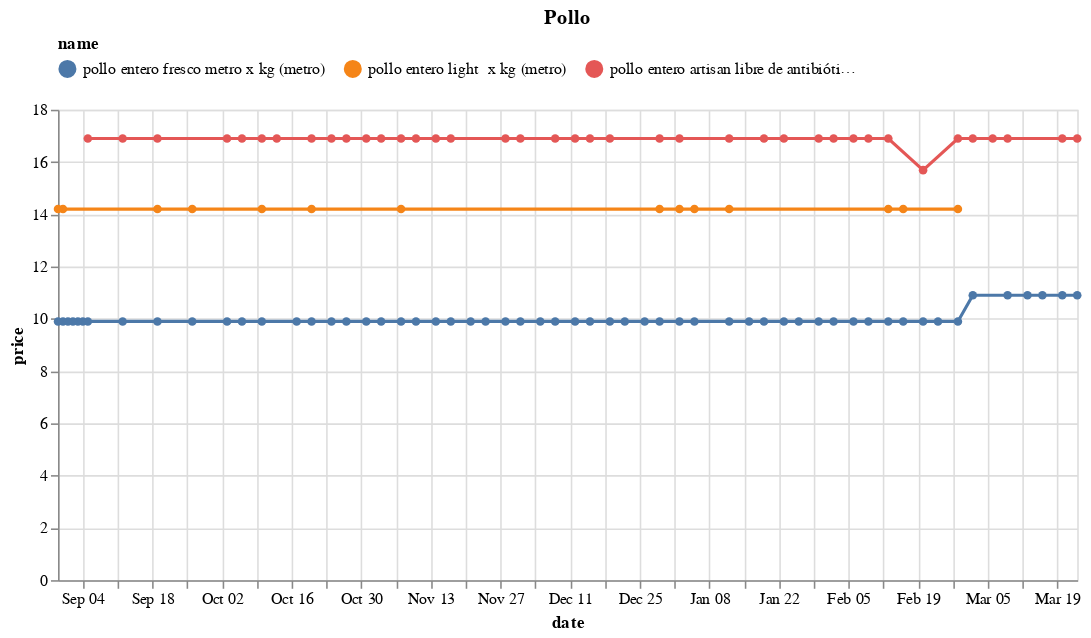

The code cell stored with this chart in its notebook:
### Code cell
(df
 .loc[df.name.isin(names)]
 .pipe(alt.Chart)
 .mark_line(point=True)
 .encode(x='date', y='price', color='name', tooltip=['name','price'])
 .properties(width=650, title='Pollo')
 .configure_legend(orient='top', columns=3)
)

### Figure 1 — Vega-Lite specification as saved in the notebook (floating-point values rounded to 4 significant figures)
{"config": {"view": {"continuousWidth": 400, "continuousHeight": 300}, "legend": {"columns": 3, "orient": "top"}}, "data": {"name": "data-1ea9f2a2ccf6f63760ea9245736ff445"}, "mark": {"type": "line", "point": true}, "encoding": {"color": {"field": "name", "type": "nominal"}, "tooltip": [{"field": "name", "type": "nominal"}, {"field": "price", "type": "quantitative"}], "x": {"field": "date", "type": "temporal"}, "y": {"field": "price", "type": "quantitative"}}, "title": "Pollo", "width": 650, "$schema": "https://vega.github.io/schema/vega-lite/v4.17.0.json", "datasets": {"data-1ea9f2a2ccf6f63760ea9245736ff445": [{"brand": "Metro", "uri": "https://www.metro.pe/pollo-entero-fresco-metro-x-kg-26334/p", "name": "pollo entero fresco metro x kg (metro)", "price": 9.9, "category": "https://www.metro.pe/carnes-aves-y-pescados/aves-y-huevos/pollo-entero", "store": "metro", "date": "2022-10-17T00:00:00", "sku": 35350}, {"brand": "Metro", "uri": "https://www.metro.pe/pollo-entero-fresco-metro-x-kg-26334/p", "name": "pollo entero fresco metro x kg (metro)", "price": 9.9, "category": "https://www.metro.pe/carnes-aves-y-pescados/aves-y-huevos/pollo-entero", "store": "metro", "date": "2023-01-30T00:00:00", "sku": 35350}, {"brand": "ARTISAN", "uri": "https://www.plazavea.com.pe/pollo-entero-artisan-libre-de-antibioticos-x-kg/p", "name": "pollo entero artisan libre de antibióticos x kg (plaza_vea)", "price": 16.9, "category": "https://www.plazavea.com.pe/carnes-aves-y-pescados", "store": "plaza_vea", "date": "2023-01-23T00:00:00", "sku": 10171146}, {"brand": "Metro", "uri": "https://www.metro.pe/pollo-entero-fresco-metro-x-kg-26334/p", "name": "pollo entero fresco metro x kg (metro)", "price": 10.9, "category": "https://www.metro.pe/carnes-aves-y-pescados/aves-y-huevos/pollo-entero", "store": "metro", "date": "2023-03-13T00:00:00", "sku": 35350}, {"brand": "Metro", "uri": "https://www.metro.pe/pollo-entero-fresco-metro-x-kg-26334/p", "name": "pollo entero fresco metro x kg (metro)", "price": 9.9, "category": "https://www.metro.pe/carnes-aves-y-pescados/aves-y-huevos/pollo-entero", "store": "metro", "date": "2022-12-12T00:00:00", "sku": 35350}, {"brand": "Metro", "uri": "https://www.metro.pe/pollo-entero-fresco-metro-x-kg-26334/p", "name": "pollo entero fresco metro x kg (metro)", "price": 9.9, "category": "https://www.metro.pe/carnes-aves-y-pescados/aves-y-huevos/pollo-entero", "store": "metro", "date": "2022-09-12T00:00:00", "sku": 35350}, {"brand": "Genérico", "uri": "https://www.metro.pe/pollo-entero-light-x-kg-227878/p", "name": "pollo entero light  x kg (metro)", "price": 14.2, "category": "https://www.metro.pe/carnes-aves-y-pescados/aves-y-huevos/pollo-entero", "store": "metro", "date": "2022-09-26T00:00:00", "sku": 3846}, {"brand": "Metro", "uri": "https://www.metro.pe/pollo-entero-fresco-metro-x-kg-26334/p", "name": "pollo entero fresco metro x kg (metro)", "price": 9.9, "category": "https://www.metro.pe/carnes-aves-y-pescados/aves-y-huevos/pollo-entero", "store": "metro", "date": "2022-09-26T00:00:00", "sku": 35350}, {"brand": "Metro", "uri": "https://www.metro.pe/pollo-entero-fresco-metro-x-kg-26334/p", "name": "pollo entero fresco metro x kg (metro)", "price": 9.9, "category": "https://www.metro.pe/carnes-aves-y-pescados/aves-y-huevos/pollo-entero", "store": "metro", "date": "2023-02-16T00:00:00", "sku": 35350}, {"brand": "Genérico", "uri": "https://www.metro.pe/pollo-entero-light-x-kg-227878/p", "name": "pollo entero light  x kg (metro)", "price": 14.2, "category": "https://www.metro.pe/carnes-aves-y-pescados/aves-y-huevos/pollo-entero", "store": "metro", "date": "2023-02-16T00:00:00", "sku": 3846}, {"brand": "Metro", "uri": "https://www.metro.pe/pollo-entero-fresco-metro-x-kg-26334/p", "name": "pollo entero fresco metro x kg (metro)", "price": 9.9, "category": "https://www.metro.pe/carnes-aves-y-pescados/aves-y-huevos/pollo-entero", "store": "metro", "date": "2022-09-04T00:00:00", "sku": 35350}, {"brand": "Metro", "uri": "https://www.metro.pe/pollo-entero-fresco-metro-x-kg-26334/p", "name": "pollo entero fresco metro x kg (metro)", "price": 9.9, "category": "https://www.metro.pe/carnes-aves-y-pescados/aves-y-huevos/pollo-entero", "store": "metro", "date": "2023-02-23T00:00:00", "sku": 35350}, {"brand": "Metro", "uri": "https://www.metro.pe/pollo-entero-fresco-metro-x-kg-26334/p", "name": "pollo entero fresco metro x kg (metro)", "price": 9.9, "category": "https://www.metro.pe/carnes-aves-y-pescados/aves-y-huevos/pollo-entero", "store": "metro", "date": "2023-02-06T00:00:00", "sku": 35350}, {"brand": "ARTISAN", "uri": "https://www.plazavea.com.pe/pollo-entero-artisan-libre-de-antibioticos-x-kg/p", "name": "pollo entero artisan libre de antibióticos x kg (plaza_vea)", "price": 16.9, "category": "https://www.plazavea.com.pe/carnes-aves-y-pescados", "store": "plaza_vea", "date": "2023-01-19T00:00:00", "sku": 10171146}, {"brand": "Metro", "uri": "https://www.metro.pe/pollo-entero-fresco-metro-x-kg-26334/p", "name": "pollo entero fresco metro x kg (metro)", "price": 9.9, "category": "https://www.metro.pe/carnes-aves-y-pescados/aves-y-huevos/pollo-entero", "store": "metro", "date": "2022-11-03T00:00:00", "sku": 35350}, {"brand": "ARTISAN", "uri": "https://www.plazavea.com.pe/pollo-entero-artisan-libre-de-antibioticos-x-kg/p", "name": "pollo entero artisan libre de antibióticos x kg (plaza_vea)", "price": 16.9, "category": "https://www.plazavea.com.pe/carnes-aves-y-pescados", "store": "plaza_vea", "date": "2023-01-02T00:00:00", "sku": 10171146}, {"brand": "Metro", "uri": "https://www.metro.pe/pollo-entero-fresco-metro-x-kg-26334/p", "name": "pollo entero fresco metro x kg (metro)", "price": 9.9, "category": "https://www.metro.pe/carnes-aves-y-pescados/aves-y-huevos/pollo-entero", "store": "metro", "date": "2022-08-31T00:00:00", "sku": 35350}, {"brand": "Genérico", "uri": "https://www.metro.pe/pollo-entero-light-x-kg-227878/p", "name": "pollo entero light  x kg (metro)", "price": 14.2, "category": "https://www.metro.pe/carnes-aves-y-pescados/aves-y-huevos/pollo-entero", "store": "metro", "date": "2022-08-31T00:00:00", "sku": 3846}, {"brand": "Metro", "uri": "https://www.metro.pe/pollo-entero-fresco-metro-x-kg-26334/p", "name": "pollo entero fresco metro x kg (metro)", "price": 9.9, "category": "https://www.metro.pe/carnes-aves-y-pescados/aves-y-huevos/pollo-entero", "store": "metro", "date": "2022-11-28T00:00:00", "sku": 35350}, {"brand": "Metro", "uri": "https://www.metro.pe/pollo-entero-fresco-metro-x-kg-26334/p", "name": "pollo entero fresco metro x kg (metro)", "price": 9.9, "category": "https://www.metro.pe/carnes-aves-y-pescados/aves-y-huevos/pollo-entero", "store": "metro", "date": "2023-01-19T00:00:00", "sku": 35350}, {"brand": "Metro", "uri": "https://www.metro.pe/pollo-entero-fresco-metro-x-kg-26334/p", "name": "pollo entero fresco metro x kg (metro)", "price": 9.9, "category": "https://www.metro.pe/carnes-aves-y-pescados/aves-y-huevos/pollo-entero", "store": "metro", "date": "2022-09-03T00:00:00", "sku": 35350}, {"brand": "Metro", "uri": "https://www.metro.pe/pollo-entero-fresco-metro-x-kg-26334/p", "name": "pollo entero fresco metro x kg (metro)", "price": 9.9, "category": "https://www.metro.pe/carnes-aves-y-pescados/aves-y-huevos/pollo-entero", "store": "metro", "date": "2022-11-17T00:00:00", "sku": 35350}, {"brand": "Metro", "uri": "https://www.metro.pe/pollo-entero-fresco-metro-x-kg-26334/p", "name": "pollo entero fresco metro x kg (metro)", "price": 9.9, "category": "https://www.metro.pe/carnes-aves-y-pescados/aves-y-huevos/pollo-entero", "store": "metro", "date": "2023-02-27T00:00:00", "sku": 35350}, {"brand": "Genérico", "uri": "https://www.metro.pe/pollo-entero-light-x-kg-227878/p", "name": "pollo entero light  x kg (metro)", "price": 14.2, "category": "https://www.metro.pe/carnes-aves-y-pescados/aves-y-huevos/pollo-entero", "store": "metro", "date": "2023-02-27T00:00:00", "sku": 3846}, {"brand": "Metro", "uri": "https://www.metro.pe/pollo-entero-fresco-metro-x-kg-26334/p", "name": "pollo entero fresco metro x kg (metro)", "price": 10.9, "category": "https://www.metro.pe/carnes-aves-y-pescados/aves-y-huevos/pollo-entero", "store": "metro", "date": "2023-03-02T00:00:00", "sku": 35350}, {"brand": "ARTISAN", "uri": "https://www.plazavea.com.pe/pollo-entero-artisan-libre-de-antibioticos-x-kg/p", "name": "pollo entero artisan libre de antibióticos x kg (plaza_vea)", "price": 16.9, "category": "https://www.plazavea.com.pe/carnes-aves-y-pescados", "store": "plaza_vea", "date": "2023-02-13T00:00:00", "sku": 10171146}, {"brand": "ARTISAN", "uri": "https://www.plazavea.com.pe/pollo-entero-artisan-libre-de-antibioticos-x-kg/p", "name": "pollo entero artisan libre de antibióticos x kg (plaza_vea)", "price": 16.9, "category": "https://www.plazavea.com.pe/carnes-aves-y-pescados", "store": "plaza_vea", "date": "2022-12-15T00:00:00", "sku": 10171146}, {"brand": "ARTISAN", "uri": "https://www.plazavea.com.pe/pollo-entero-artisan-libre-de-antibioticos-x-kg/p", "name": "pollo entero artisan libre de antibióticos x kg (plaza_vea)", "price": 16.9, "category": "https://www.plazavea.com.pe/carnes-aves-y-pescados", "store": "plaza_vea", "date": "2022-12-29T00:00:00", "sku": 10171146}, {"brand": "Metro", "uri": "https://www.metro.pe/pollo-entero-fresco-metro-x-kg-26334/p", "name": "pollo entero fresco metro x kg (metro)", "price": 9.9, "category": "https://www.metro.pe/carnes-aves-y-pescados/aves-y-huevos/pollo-entero", "store": "metro", "date": "2022-09-02T00:00:00", "sku": 35350}, {"brand": "Metro", "uri": "https://www.metro.pe/pollo-entero-fresco-metro-x-kg-26334/p", "name": "pollo entero fresco metro x kg (metro)", "price": 9.9, "category": "https://www.metro.pe/carnes-aves-y-pescados/aves-y-huevos/pollo-entero", "store": "metro", "date": "2023-02-02T00:00:00", "sku": 35350}, {"brand": "ARTISAN", "uri": "https://www.plazavea.com.pe/pollo-entero-artisan-libre-de-antibioticos-x-kg/p", "name": "pollo entero artisan libre de antibióticos x kg (plaza_vea)", "price": 16.9, "category": "https://www.plazavea.com.pe/carnes-aves-y-pescados", "store": "plaza_vea", "date": "2023-03-20T00:00:00", "sku": 10171146}, {"brand": "Metro", "uri": "https://www.metro.pe/pollo-entero-fresco-metro-x-kg-26334/p", "name": "pollo entero fresco metro x kg (metro)", "price": 9.9, "category": "https://www.metro.pe/carnes-aves-y-pescados/aves-y-huevos/pollo-entero", "store": "metro", "date": "2022-10-20T00:00:00", "sku": 35350}, {"brand": "Genérico", "uri": "https://www.metro.pe/pollo-entero-light-x-kg-227878/p", "name": "pollo entero light  x kg (metro)", "price": 14.2, "category": "https://www.metro.pe/carnes-aves-y-pescados/aves-y-huevos/pollo-entero", "store": "metro", "date": "2022-10-20T00:00:00", "sku": 3846}, {"brand": "ARTISAN", "uri": "https://www.plazavea.com.pe/pollo-entero-artisan-libre-de-antibioticos-x-kg/p", "name": "pollo entero artisan libre de antibióticos x kg (plaza_vea)", "price": 16.9, "category": "https://www.plazavea.com.pe/carnes-aves-y-pescados", "store": "plaza_vea", "date": "2023-01-30T00:00:00", "sku": 10171146}, {"brand": "Metro", "uri": "https://www.metro.pe/pollo-entero-fresco-metro-x-kg-26334/p", "name": "pollo entero fresco metro x kg (metro)", "price": 9.9, "category": "https://www.metro.pe/carnes-aves-y-pescados/aves-y-huevos/pollo-entero", "store": "metro", "date": "2022-12-08T00:00:00", "sku": 35350}, {"brand": "ARTISAN", "uri": "https://www.plazavea.com.pe/pollo-entero-artisan-libre-de-antibioticos-x-kg/p", "name": "pollo entero artisan libre de antibióticos x kg (plaza_vea)", "price": 16.9, "category": "https://www.plazavea.com.pe/carnes-aves-y-pescados", "store": "plaza_vea", "date": "2022-10-20T00:00:00", "sku": 10171146}, {"brand": "Metro", "uri": "https://www.metro.pe/pollo-entero-fresco-metro-x-kg-26334/p", "name": "pollo entero fresco metro x kg (metro)", "price": 9.9, "category": "https://www.metro.pe/carnes-aves-y-pescados/aves-y-huevos/pollo-entero", "store": "metro", "date": "2023-01-26T00:00:00", "sku": 35350}, {"brand": "ARTISAN", "uri": "https://www.plazavea.com.pe/pollo-entero-artisan-libre-de-antibioticos-x-kg/p", "name": "pollo entero artisan libre de antibióticos x kg (plaza_vea)", "price": 15.69, "category": "https://www.plazavea.com.pe/carnes-aves-y-pescados", "store": "plaza_vea", "date": "2023-02-20T00:00:00", "sku": 10171146}, {"brand": "Metro", "uri": "https://www.metro.pe/pollo-entero-fresco-metro-x-kg-26334/p", "name": "pollo entero fresco metro x kg (metro)", "price": 9.9, "category": "https://www.metro.pe/carnes-aves-y-pescados/aves-y-huevos/pollo-entero", "store": "metro", "date": "2022-12-26T00:00:00", "sku": 35350}, {"brand": "ARTISAN", "uri": "https://www.plazavea.com.pe/pollo-entero-artisan-libre-de-antibioticos-x-kg/p", "name": "pollo entero artisan libre de antibióticos x kg (plaza_vea)", "price": 16.9, "category": "https://www.plazavea.com.pe/carnes-aves-y-pescados", "store": "plaza_vea", "date": "2022-09-12T00:00:00", "sku": 10171146}, {"brand": "ARTISAN", "uri": "https://www.plazavea.com.pe/pollo-entero-artisan-libre-de-antibioticos-x-kg/p", "name": "pollo entero artisan libre de antibióticos x kg (plaza_vea)", "price": 16.9, "category": "https://www.plazavea.com.pe/carnes-aves-y-pescados", "store": "plaza_vea", "date": "2023-02-09T00:00:00", "sku": 10171146}, {"brand": "Metro", "uri": "https://www.metro.pe/pollo-entero-fresco-metro-x-kg-26334/p", "name": "pollo entero fresco metro x kg (metro)", "price": 9.9, "category": "https://www.metro.pe/carnes-aves-y-pescados/aves-y-huevos/pollo-entero", "store": "metro", "date": "2022-12-22T00:00:00", "sku": 35350}, {"brand": "ARTISAN", "uri": "https://www.plazavea.com.pe/pollo-entero-artisan-libre-de-antibioticos-x-kg/p", "name": "pollo entero artisan libre de antibióticos x kg (plaza_vea)", "price": 16.9, "category": "https://www.plazavea.com.pe/carnes-aves-y-pescados", "store": "plaza_vea", "date": "2022-11-07T00:00:00", "sku": 10171146}, {"brand": "ARTISAN", "uri": "https://www.plazavea.com.pe/pollo-entero-artisan-libre-de-antibioticos-x-kg/p", "name": "pollo entero artisan libre de antibióticos x kg (plaza_vea)", "price": 16.9, "category": "https://www.plazavea.com.pe/carnes-aves-y-pescados", "store": "plaza_vea", "date": "2022-11-14T00:00:00", "sku": 10171146}, {"brand": "Metro", "uri": "https://www.metro.pe/pollo-entero-fresco-metro-x-kg-26334/p", "name": "pollo entero fresco metro x kg (metro)", "price": 9.9, "category": "https://www.metro.pe/carnes-aves-y-pescados/aves-y-huevos/pollo-entero", "store": "metro", "date": "2022-10-27T00:00:00", "sku": 35350}, {"brand": "ARTISAN", "uri": "https://www.plazavea.com.pe/pollo-entero-artisan-libre-de-antibioticos-x-kg/p", "name": "pollo entero artisan libre de antibióticos x kg (plaza_vea)", "price": 16.9, "category": "https://www.plazavea.com.pe/carnes-aves-y-pescados", "store": "plaza_vea", "date": "2022-10-27T00:00:00", "sku": 10171146}, {"brand": "Genérico", "uri": "https://www.metro.pe/pollo-entero-light-x-kg-227878/p", "name": "pollo entero light  x kg (metro)", "price": 14.2, "category": "https://www.metro.pe/carnes-aves-y-pescados/aves-y-huevos/pollo-entero", "store": "metro", "date": "2022-10-10T00:00:00", "sku": 3846}, {"brand": "Metro", "uri": "https://www.metro.pe/pollo-entero-fresco-metro-x-kg-26334/p", "name": "pollo entero fresco metro x kg (metro)", "price": 9.9, "category": "https://www.metro.pe/carnes-aves-y-pescados/aves-y-huevos/pollo-entero", "store": "metro", "date": "2022-10-10T00:00:00", "sku": 35350}, {"brand": "Metro", "uri": "https://www.metro.pe/pollo-entero-fresco-metro-x-kg-26334/p", "name": "pollo entero fresco metro x kg (metro)", "price": 10.9, "category": "https://www.metro.pe/carnes-aves-y-pescados/aves-y-huevos/pollo-entero", "store": "metro", "date": "2023-03-16T00:00:00", "sku": 35350}, {"brand": "Metro", "uri": "https://www.metro.pe/pollo-entero-fresco-metro-x-kg-26334/p", "name": "pollo entero fresco metro x kg (metro)", "price": 9.9, "category": "https://www.metro.pe/carnes-aves-y-pescados/aves-y-huevos/pollo-entero", "store": "metro", "date": "2022-12-19T00:00:00", "sku": 35350}, {"brand": "Metro", "uri": "https://www.metro.pe/pollo-entero-fresco-metro-x-kg-26334/p", "name": "pollo entero fresco metro x kg (metro)", "price": 9.9, "category": "https://www.metro.pe/carnes-aves-y-pescados/aves-y-huevos/pollo-entero", "store": "metro", "date": "2022-10-31T00:00:00", "sku": 35350}, {"brand": "ARTISAN", "uri": "https://www.plazavea.com.pe/pollo-entero-artisan-libre-de-antibioticos-x-kg/p", "name": "pollo entero artisan libre de antibióticos x kg (plaza_vea)", "price": 16.9, "category": "https://www.plazavea.com.pe/carnes-aves-y-pescados", "store": "plaza_vea", "date": "2023-03-06T00:00:00", "sku": 10171146}, {"brand": "Metro", "uri": "https://www.metro.pe/pollo-entero-fresco-metro-x-kg-26334/p", "name": "pollo entero fresco metro x kg (metro)", "price": 9.9, "category": "https://www.metro.pe/carnes-aves-y-pescados/aves-y-huevos/pollo-entero", "store": "metro", "date": "2022-09-19T00:00:00", "sku": 35350}, {"brand": "Genérico", "uri": "https://www.metro.pe/pollo-entero-light-x-kg-227878/p", "name": "pollo entero light  x kg (metro)", "price": 14.2, "category": "https://www.metro.pe/carnes-aves-y-pescados/aves-y-huevos/pollo-entero", "store": "metro", "date": "2022-09-19T00:00:00", "sku": 3846}, {"brand": "ARTISAN", "uri": "https://www.plazavea.com.pe/pollo-entero-artisan-libre-de-antibioticos-x-kg/p", "name": "pollo entero artisan libre de antibióticos x kg (plaza_vea)", "price": 16.9, "category": "https://www.plazavea.com.pe/carnes-aves-y-pescados", "store": "plaza_vea", "date": "2022-12-08T00:00:00", "sku": 10171146}, {"brand": "ARTISAN", "uri": "https://www.plazavea.com.pe/pollo-entero-artisan-libre-de-antibioticos-x-kg/p", "name": "pollo entero artisan libre de antibióticos x kg (plaza_vea)", "price": 16.9, "category": "https://www.plazavea.com.pe/carnes-aves-y-pescados", "store": "plaza_vea", "date": "2023-01-12T00:00:00", "sku": 10171146}, {"brand": "Genérico", "uri": "https://www.metro.pe/pollo-entero-light-x-kg-227878/p", "name": "pollo entero light  x kg (metro)", "price": 14.2, "category": "https://www.metro.pe/carnes-aves-y-pescados/aves-y-huevos/pollo-entero", "store": "metro", "date": "2022-11-07T00:00:00", "sku": 3846}, {"brand": "Metro", "uri": "https://www.metro.pe/pollo-entero-fresco-metro-x-kg-26334/p", "name": "pollo entero fresco metro x kg (metro)", "price": 9.9, "category": "https://www.metro.pe/carnes-aves-y-pescados/aves-y-huevos/pollo-entero", "store": "metro", "date": "2022-11-07T00:00:00", "sku": 35350}, {"brand": "ARTISAN", "uri": "https://www.plazavea.com.pe/pollo-entero-artisan-libre-de-antibioticos-x-kg/p", "name": "pollo entero artisan libre de antibióticos x kg (plaza_vea)", "price": 16.9, "category": "https://www.plazavea.com.pe/carnes-aves-y-pescados", "store": "plaza_vea", "date": "2023-03-02T00:00:00", "sku": 10171146}, {"brand": "Genérico", "uri": "https://www.metro.pe/pollo-entero-light-x-kg-227878/p", "name": "pollo entero light  x kg (metro)", "price": 14.2, "category": "https://www.metro.pe/carnes-aves-y-pescados/aves-y-huevos/pollo-entero", "store": "metro", "date": "2022-12-29T00:00:00", "sku": 3846}, {"brand": "Metro", "uri": "https://www.metro.pe/pollo-entero-fresco-metro-x-kg-26334/p", "name": "pollo entero fresco metro x kg (metro)", "price": 9.9, "category": "https://www.metro.pe/carnes-aves-y-pescados/aves-y-huevos/pollo-entero", "store": "metro", "date": "2022-12-29T00:00:00", "sku": 35350}, {"brand": "Metro", "uri": "https://www.metro.pe/pollo-entero-fresco-metro-x-kg-26334/p", "name": "pollo entero fresco metro x kg (metro)", "price": 9.9, "category": "https://www.metro.pe/carnes-aves-y-pescados/aves-y-huevos/pollo-entero", "store": "metro", "date": "2022-10-06T00:00:00", "sku": 35350}, {"brand": "Metro", "uri": "https://www.metro.pe/pollo-entero-fresco-metro-x-kg-26334/p", "name": "pollo entero fresco metro x kg (metro)", "price": 9.9, "category": "https://www.metro.pe/carnes-aves-y-pescados/aves-y-huevos/pollo-entero", "store": "metro", "date": "2022-11-24T00:00:00", "sku": 35350}, {"brand": "Metro", "uri": "https://www.metro.pe/pollo-entero-fresco-metro-x-kg-26334/p", "name": "pollo entero fresco metro x kg (metro)", "price": 10.9, "category": "https://www.metro.pe/carnes-aves-y-pescados/aves-y-huevos/pollo-entero", "store": "metro", "date": "2023-03-20T00:00:00", "sku": 35350}, {"brand": "ARTISAN", "uri": "https://www.plazavea.com.pe/pollo-entero-artisan-libre-de-antibioticos-x-kg/p", "name": "pollo entero artisan libre de antibióticos x kg (plaza_vea)", "price": 16.9, "category": "https://www.plazavea.com.pe/carnes-aves-y-pescados", "store": "plaza_vea", "date": "2022-11-17T00:00:00", "sku": 10171146}, {"brand": "ARTISAN", "uri": "https://www.plazavea.com.pe/pollo-entero-artisan-libre-de-antibioticos-x-kg/p", "name": "pollo entero artisan libre de antibióticos x kg (plaza_vea)", "price": 16.9, "category": "https://www.plazavea.com.pe/carnes-aves-y-pescados", "store": "plaza_vea", "date": "2022-10-06T00:00:00", "sku": 10171146}, {"brand": "ARTISAN", "uri": "https://www.plazavea.com.pe/pollo-entero-artisan-libre-de-antibioticos-x-kg/p", "name": "pollo entero artisan libre de antibióticos x kg (plaza_vea)", "price": 16.9, "category": "https://www.plazavea.com.pe/carnes-aves-y-pescados", "store": "plaza_vea", "date": "2023-03-23T00:00:00", "sku": 10171146}, {"brand": "ARTISAN", "uri": "https://www.plazavea.com.pe/pollo-entero-artisan-libre-de-antibioticos-x-kg/p", "name": "pollo entero artisan libre de antibióticos x kg (plaza_vea)", "price": 16.9, "category": "https://www.plazavea.com.pe/carnes-aves-y-pescados", "store": "plaza_vea", "date": "2023-02-27T00:00:00", "sku": 10171146}, {"brand": "ARTISAN", "uri": "https://www.plazavea.com.pe/pollo-entero-artisan-libre-de-antibioticos-x-kg/p", "name": "pollo entero artisan libre de antibióticos x kg (plaza_vea)", "price": 16.9, "category": "https://www.plazavea.com.pe/carnes-aves-y-pescados", "store": "plaza_vea", "date": "2022-12-01T00:00:00", "sku": 10171146}, {"brand": "Genérico", "uri": "https://www.metro.pe/pollo-entero-light-x-kg-227878/p", "name": "pollo entero light  x kg (metro)", "price": 14.2, "category": "https://www.metro.pe/carnes-aves-y-pescados/aves-y-huevos/pollo-entero", "store": "metro", "date": "2023-01-12T00:00:00", "sku": 3846}, {"brand": "Metro", "uri": "https://www.metro.pe/pollo-entero-fresco-metro-x-kg-26334/p", "name": "pollo entero fresco metro x kg (metro)", "price": 9.9, "category": "https://www.metro.pe/carnes-aves-y-pescados/aves-y-huevos/pollo-entero", "store": "metro", "date": "2023-01-12T00:00:00", "sku": 35350}, {"brand": "Metro", "uri": "https://www.metro.pe/pollo-entero-fresco-metro-x-kg-26334/p", "name": "pollo entero fresco metro x kg (metro)", "price": 9.9, "category": "https://www.metro.pe/carnes-aves-y-pescados/aves-y-huevos/pollo-entero", "store": "metro", "date": "2023-01-23T00:00:00", "sku": 35350}, {"brand": "ARTISAN", "uri": "https://www.plazavea.com.pe/pollo-entero-artisan-libre-de-antibioticos-x-kg/p", "name": "pollo entero artisan libre de antibióticos x kg (plaza_vea)", "price": 16.9, "category": "https://www.plazavea.com.pe/carnes-aves-y-pescados", "store": "plaza_vea", "date": "2022-11-10T00:00:00", "sku": 10171146}, {"brand": "ARTISAN", "uri": "https://www.plazavea.com.pe/pollo-entero-artisan-libre-de-antibioticos-x-kg/p", "name": "pollo entero artisan libre de antibióticos x kg (plaza_vea)", "price": 16.9, "category": "https://www.plazavea.com.pe/carnes-aves-y-pescados", "store": "plaza_vea", "date": "2023-02-06T00:00:00", "sku": 10171146}, {"brand": "ARTISAN", "uri": "https://www.plazavea.com.pe/pollo-entero-artisan-libre-de-antibioticos-x-kg/p", "name": "pollo entero artisan libre de antibióticos x kg (plaza_vea)", "price": 16.9, "category": "https://www.plazavea.com.pe/carnes-aves-y-pescados", "store": "plaza_vea", "date": "2022-10-10T00:00:00", "sku": 10171146}, {"brand": "ARTISAN", "uri": "https://www.plazavea.com.pe/pollo-entero-artisan-libre-de-antibioticos-x-kg/p", "name": "pollo entero artisan libre de antibióticos x kg (plaza_vea)", "price": 16.9, "category": "https://www.plazavea.com.pe/carnes-aves-y-pescados", "store": "plaza_vea", "date": "2022-12-19T00:00:00", "sku": 10171146}, {"brand": "ARTISAN", "uri": "https://www.plazavea.com.pe/pollo-entero-artisan-libre-de-antibioticos-x-kg/p", "name": "pollo entero artisan libre de antibióticos x kg (plaza_vea)", "price": 16.9, "category": "https://www.plazavea.com.pe/carnes-aves-y-pescados", "store": "plaza_vea", "date": "2023-03-09T00:00:00", "sku": 10171146}, {"brand": "ARTISAN", "uri": "https://www.plazavea.com.pe/pollo-entero-artisan-libre-de-antibioticos-x-kg/p", "name": "pollo entero artisan libre de antibióticos x kg (plaza_vea)", "price": 16.9, "category": "https://www.plazavea.com.pe/carnes-aves-y-pescados", "store": "plaza_vea", "date": "2022-09-05T00:00:00", "sku": 10171146}, {"brand": "Genérico", "uri": "https://www.metro.pe/pollo-entero-light-x-kg-227878/p", "name": "pollo entero light  x kg (metro)", "price": 14.2, "category": "https://www.metro.pe/carnes-aves-y-pescados/aves-y-huevos/pollo-entero", "store": "metro", "date": "2023-02-13T00:00:00", "sku": 3846}, {"brand": "Metro", "uri": "https://www.metro.pe/pollo-entero-fresco-metro-x-kg-26334/p", "name": "pollo entero fresco metro x kg (metro)", "price": 9.9, "category": "https://www.metro.pe/carnes-aves-y-pescados/aves-y-huevos/pollo-entero", "store": "metro", "date": "2023-02-13T00:00:00", "sku": 35350}, {"brand": "Metro", "uri": "https://www.metro.pe/pollo-entero-fresco-metro-x-kg-26334/p", "name": "pollo entero fresco metro x kg (metro)", "price": 9.9, "category": "https://www.metro.pe/carnes-aves-y-pescados/aves-y-huevos/pollo-entero", "store": "metro", "date": "2022-11-14T00:00:00", "sku": 35350}, {"brand": "ARTISAN", "uri": "https://www.plazavea.com.pe/pollo-entero-artisan-libre-de-antibioticos-x-kg/p", "name": "pollo entero artisan libre de antibióticos x kg (plaza_vea)", "price": 16.9, "category": "https://www.plazavea.com.pe/carnes-aves-y-pescados", "store": "plaza_vea", "date": "2022-09-19T00:00:00", "sku": 10171146}, {"brand": "Metro", "uri": "https://www.metro.pe/pollo-entero-fresco-metro-x-kg-26334/p", "name": "pollo entero fresco metro x kg (metro)", "price": 9.9, "category": "https://www.metro.pe/carnes-aves-y-pescados/aves-y-huevos/pollo-entero", "store": "metro", "date": "2022-09-01T00:00:00", "sku": 35350}, {"brand": "ARTISAN", "uri": "https://www.plazavea.com.pe/pollo-entero-artisan-libre-de-antibioticos-x-kg/p", "name": "pollo entero artisan libre de antibióticos x kg (plaza_vea)", "price": 16.9, "category": "https://www.plazavea.com.pe/carnes-aves-y-pescados", "store": "plaza_vea", "date": "2022-12-12T00:00:00", "sku": 10171146}, {"brand": "Metro", "uri": "https://www.metro.pe/pollo-entero-fresco-metro-x-kg-26334/p", "name": "pollo entero fresco metro x kg (metro)", "price": 10.9, "category": "https://www.metro.pe/carnes-aves-y-pescados/aves-y-huevos/pollo-entero", "store": "metro", "date": "2023-03-23T00:00:00", "sku": 35350}, {"brand": "Metro", "uri": "https://www.metro.pe/pollo-entero-fresco-metro-x-kg-26334/p", "name": "pollo entero fresco metro x kg (metro)", "price": 9.9, "category": "https://www.metro.pe/carnes-aves-y-pescados/aves-y-huevos/pollo-entero", "store": "metro", "date": "2023-01-16T00:00:00", "sku": 35350}, {"brand": "ARTISAN", "uri": "https://www.plazavea.com.pe/pollo-entero-artisan-libre-de-antibioticos-x-kg/p", "name": "pollo entero artisan libre de antibióticos x kg (plaza_vea)", "price": 16.9, "category": "https://www.plazavea.com.pe/carnes-aves-y-pescados", "store": "plaza_vea", "date": "2022-11-03T00:00:00", "sku": 10171146}, {"brand": "Metro", "uri": "https://www.metro.pe/pollo-entero-fresco-metro-x-kg-26334/p", "name": "pollo entero fresco metro x kg (metro)", "price": 10.9, "category": "https://www.metro.pe/carnes-aves-y-pescados/aves-y-huevos/pollo-entero", "store": "metro", "date": "2023-03-09T00:00:00", "sku": 35350}, {"brand": "ARTISAN", "uri": "https://www.plazavea.com.pe/pollo-entero-artisan-libre-de-antibioticos-x-kg/p", "name": "pollo entero artisan libre de antibióticos x kg (plaza_vea)", "price": 16.9, "category": "https://www.plazavea.com.pe/carnes-aves-y-pescados", "store": "plaza_vea", "date": "2022-10-24T00:00:00", "sku": 10171146}, {"brand": "ARTISAN", "uri": "https://www.plazavea.com.pe/pollo-entero-artisan-libre-de-antibioticos-x-kg/p", "name": "pollo entero artisan libre de antibióticos x kg (plaza_vea)", "price": 16.9, "category": "https://www.plazavea.com.pe/carnes-aves-y-pescados", "store": "plaza_vea", "date": "2022-10-13T00:00:00", "sku": 10171146}, {"brand": "ARTISAN", "uri": "https://www.plazavea.com.pe/pollo-entero-artisan-libre-de-antibioticos-x-kg/p", "name": "pollo entero artisan libre de antibióticos x kg (plaza_vea)", "price": 16.9, "category": "https://www.plazavea.com.pe/carnes-aves-y-pescados", "store": "plaza_vea", "date": "2022-10-03T00:00:00", "sku": 10171146}, {"brand": "Metro", "uri": "https://www.metro.pe/pollo-entero-fresco-metro-x-kg-26334/p", "name": "pollo entero fresco metro x kg (metro)", "price": 9.9, "category": "https://www.metro.pe/carnes-aves-y-pescados/aves-y-huevos/pollo-entero", "store": "metro", "date": "2022-10-03T00:00:00", "sku": 35350}, {"brand": "Metro", "uri": "https://www.metro.pe/pollo-entero-fresco-metro-x-kg-26334/p", "name": "pollo entero fresco metro x kg (metro)", "price": 9.9, "category": "https://www.metro.pe/carnes-aves-y-pescados/aves-y-huevos/pollo-entero", "store": "metro", "date": "2022-11-21T00:00:00", "sku": 35350}, {"brand": "Metro", "uri": "https://www.metro.pe/pollo-entero-fresco-metro-x-kg-26334/p", "name": "pollo entero fresco metro x kg (metro)", "price": 9.9, "category": "https://www.metro.pe/carnes-aves-y-pescados/aves-y-huevos/pollo-entero", "store": "metro", "date": "2022-11-10T00:00:00", "sku": 35350}, {"brand": "Genérico", "uri": "https://www.metro.pe/pollo-entero-light-x-kg-227878/p", "name": "pollo entero light  x kg (metro)", "price": 14.2, "category": "https://www.metro.pe/carnes-aves-y-pescados/aves-y-huevos/pollo-entero", "store": "metro", "date": "2023-01-02T00:00:00", "sku": 3846}, {"brand": "Metro", "uri": "https://www.metro.pe/pollo-entero-fresco-metro-x-kg-26334/p", "name": "pollo entero fresco metro x kg (metro)", "price": 9.9, "category": "https://www.metro.pe/carnes-aves-y-pescados/aves-y-huevos/pollo-entero", "store": "metro", "date": "2023-01-02T00:00:00", "sku": 35350}, {"brand": "ARTISAN", "uri": "https://www.plazavea.com.pe/pollo-entero-artisan-libre-de-antibioticos-x-kg/p", "name": "pollo entero artisan libre de antibióticos x kg (plaza_vea)", "price": 16.9, "category": "https://www.plazavea.com.pe/carnes-aves-y-pescados", "store": "plaza_vea", "date": "2022-11-28T00:00:00", "sku": 10171146}, {"brand": "ARTISAN", "uri": "https://www.plazavea.com.pe/pollo-entero-artisan-libre-de-antibioticos-x-kg/p", "name": "pollo entero artisan libre de antibióticos x kg (plaza_vea)", "price": 16.9, "category": "https://www.plazavea.com.pe/carnes-aves-y-pescados", "store": "plaza_vea", "date": "2023-02-02T00:00:00", "sku": 10171146}, {"brand": "Metro", "uri": "https://www.metro.pe/pollo-entero-fresco-metro-x-kg-26334/p", "name": "pollo entero fresco metro x kg (metro)", "price": 9.9, "category": "https://www.metro.pe/carnes-aves-y-pescados/aves-y-huevos/pollo-entero", "store": "metro", "date": "2022-12-05T00:00:00", "sku": 35350}, {"brand": "Metro", "uri": "https://www.metro.pe/pollo-entero-fresco-metro-x-kg-26334/p", "name": "pollo entero fresco metro x kg (metro)", "price": 9.9, "category": "https://www.metro.pe/carnes-aves-y-pescados/aves-y-huevos/pollo-entero", "store": "metro", "date": "2023-02-09T00:00:00", "sku": 35350}, {"brand": "Metro", "uri": "https://www.metro.pe/pollo-entero-fresco-metro-x-kg-26334/p", "name": "pollo entero fresco metro x kg (metro)", "price": 9.9, "category": "https://www.metro.pe/carnes-aves-y-pescados/aves-y-huevos/pollo-entero", "store": "metro", "date": "2022-12-15T00:00:00", "sku": 35350}, {"brand": "Genérico", "uri": "https://www.metro.pe/pollo-entero-light-x-kg-227878/p", "name": "pollo entero light  x kg (metro)", "price": 14.2, "category": "https://www.metro.pe/carnes-aves-y-pescados/aves-y-huevos/pollo-entero", "store": "metro", "date": "2023-01-05T00:00:00", "sku": 3846}, {"brand": "Metro", "uri": "https://www.metro.pe/pollo-entero-fresco-metro-x-kg-26334/p", "name": "pollo entero fresco metro x kg (metro)", "price": 9.9, "category": "https://www.metro.pe/carnes-aves-y-pescados/aves-y-huevos/pollo-entero", "store": "metro", "date": "2023-01-05T00:00:00", "sku": 35350}, {"brand": "Metro", "uri": "https://www.metro.pe/pollo-entero-fresco-metro-x-kg-26334/p", "name": "pollo entero fresco metro x kg (metro)", "price": 9.9, "category": "https://www.metro.pe/carnes-aves-y-pescados/aves-y-huevos/pollo-entero", "store": "metro", "date": "2022-09-05T00:00:00", "sku": 35350}, {"brand": "Metro", "uri": "https://www.metro.pe/pollo-entero-fresco-metro-x-kg-26334/p", "name": "pollo entero fresco metro x kg (metro)", "price": 9.9, "category": "https://www.metro.pe/carnes-aves-y-pescados/aves-y-huevos/pollo-entero", "store": "metro", "date": "2022-08-30T00:00:00", "sku": 35350}, {"brand": "Genérico", "uri": "https://www.metro.pe/pollo-entero-light-x-kg-227878/p", "name": "pollo entero light  x kg (metro)", "price": 14.2, "category": "https://www.metro.pe/carnes-aves-y-pescados/aves-y-huevos/pollo-entero", "store": "metro", "date": "2022-08-30T00:00:00", "sku": 3846}, {"brand": "ARTISAN", "uri": "https://www.plazavea.com.pe/pollo-entero-artisan-libre-de-antibioticos-x-kg/p", "name": "pollo entero artisan libre de antibióticos x kg (plaza_vea)", "price": 16.9, "category": "https://www.plazavea.com.pe/carnes-aves-y-pescados", "store": "plaza_vea", "date": "2022-10-31T00:00:00", "sku": 10171146}, {"brand": "Metro", "uri": "https://www.metro.pe/pollo-entero-fresco-metro-x-kg-26334/p", "name": "pollo entero fresco metro x kg (metro)", "price": 9.9, "category": "https://www.metro.pe/carnes-aves-y-pescados/aves-y-huevos/pollo-entero", "store": "metro", "date": "2022-10-24T00:00:00", "sku": 35350}, {"brand": "Metro", "uri": "https://www.metro.pe/pollo-entero-fresco-metro-x-kg-26334/p", "name": "pollo entero fresco metro x kg (metro)", "price": 9.9, "category": "https://www.metro.pe/carnes-aves-y-pescados/aves-y-huevos/pollo-entero", "store": "metro", "date": "2023-02-20T00:00:00", "sku": 35350}, {"brand": "Metro", "uri": "https://www.metro.pe/pollo-entero-fresco-metro-x-kg-26334/p", "name": "pollo entero fresco metro x kg (metro)", "price": 9.9, "category": "https://www.metro.pe/carnes-aves-y-pescados/aves-y-huevos/pollo-entero", "store": "metro", "date": "2022-12-01T00:00:00", "sku": 35350}]}}
